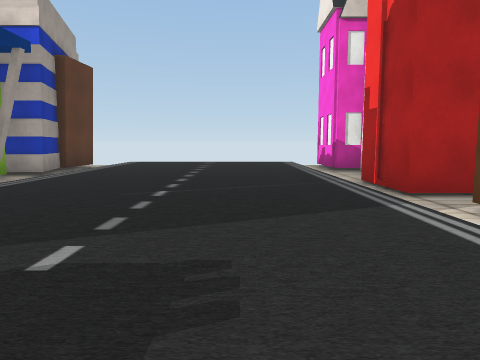
view 1 (above)

18 first-person views from a walk through a 3-D level made in the Unity game engine. The camera is 1.2 m above the floor, tilts 6° down and sees 70° across. The floor is counted in squares, 2 m on a side. Each view is taken from the middle of a square. On the plan, view 1 faces up. The plan holds only what a view shows up to about 10 squares ahead; the rest is blank. The place goes on beyond the plan. The player is left out. Some surface patterns are stand-ins.

view 2
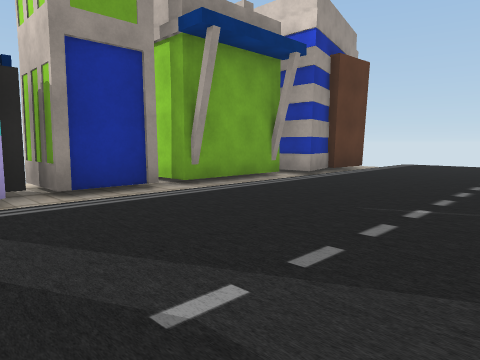

view 3
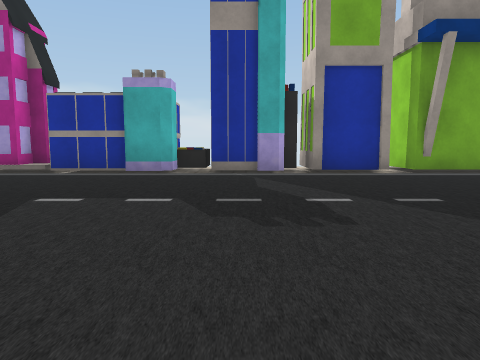

view 4
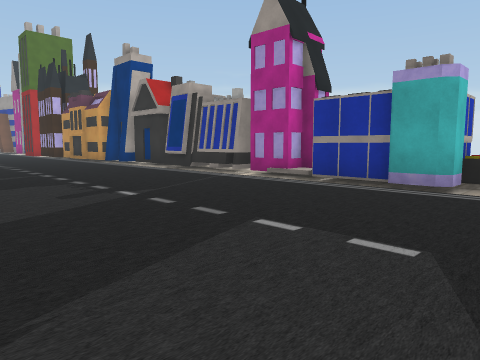

view 5
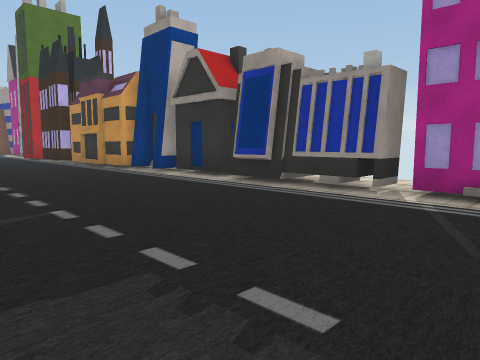

view 6
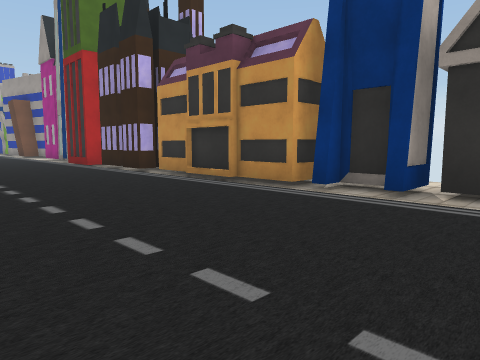

view 7
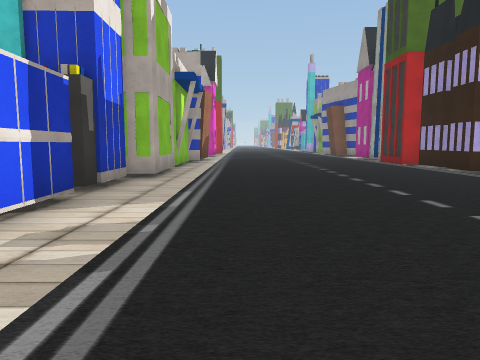

view 8
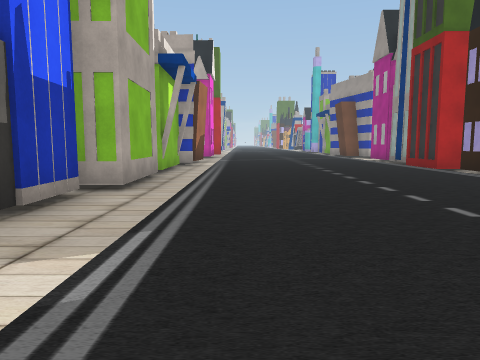

view 9
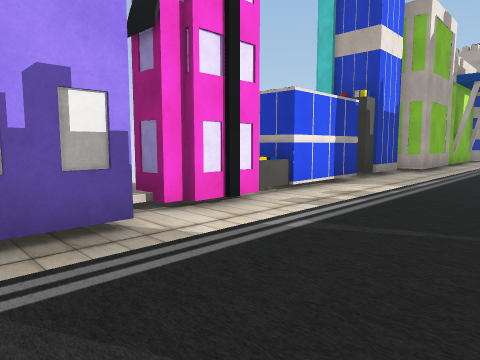

view 10
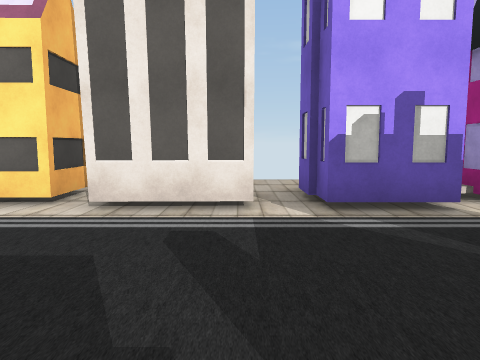

view 11
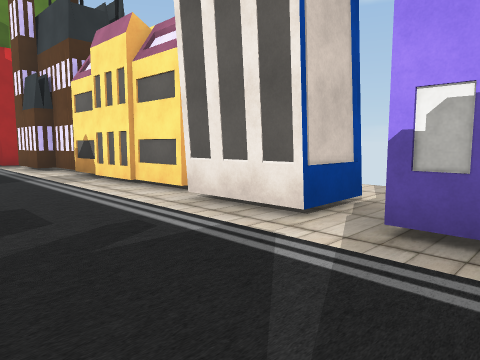

view 12
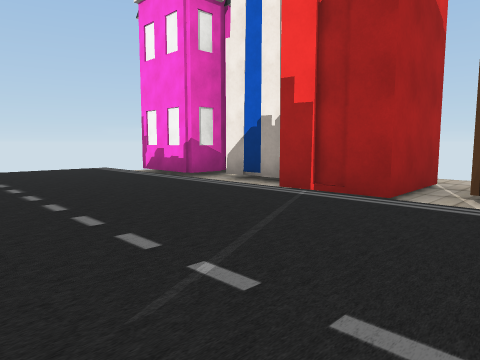

view 13
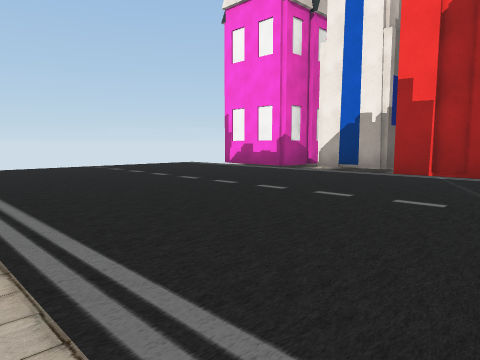

view 14
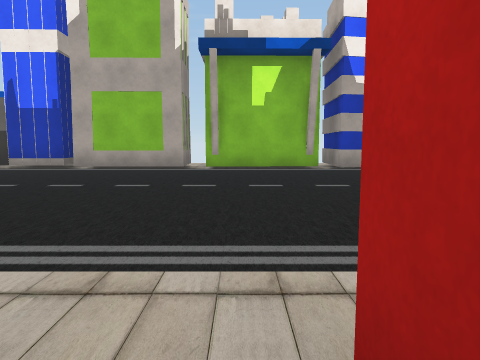

view 15
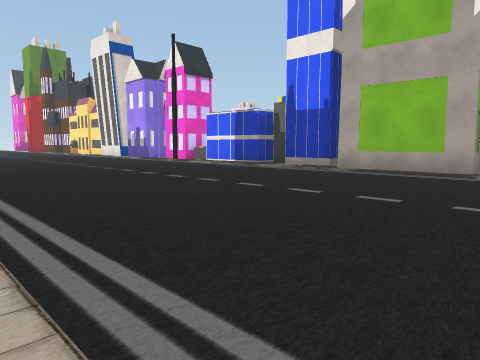

view 16
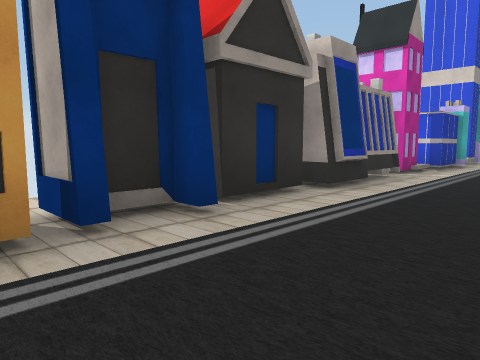

view 17
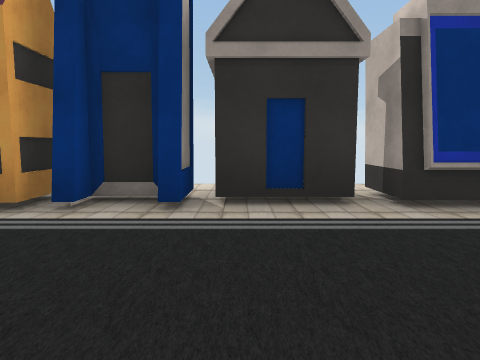

view 18
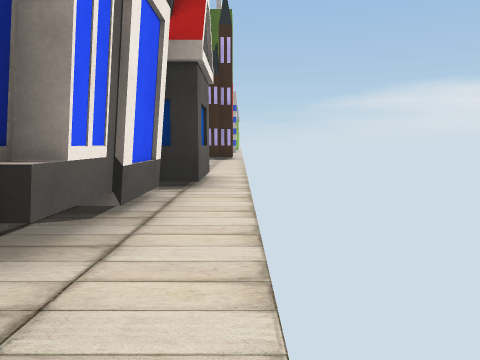

### Floor plan
Key: @ floor where view 1 was taken; # wall or solid block; x gap in a wall; . main floor; - floor 0.25 m lower than the main floor; / step, stairs or slope; H house; O other object.
Columns run from 7 left of view 1 to 4 right of it. Each row starts with its distance up from view 1.
 11    -...../#
 10   #-...../#
  9   #-...../#
  8   #-...../#
  7   #-...../#
  6   #-...../#
  5  ##-...../#
  4  ##-...../#
  3  ##-...../#
  2  #--...../#
  1  ##-...../#
  0  O--...@./#
 -1  ##-...../#
 -2   #-...../#
 -3  -/-...../#
 -4 -H#-...../-x
 -5 --O-...../#
 -6 -##-...../##
 -7 -##-...../##
 -8 -##-...../#H
 -9 -O#-...../#H
-10 -##-...../#H
-11 --#-...../-O
-12 --#-...../-
-13 --#-...../-#
-14   #-...../-#
-15   #-...../-#
-16   #-...../--
-17   #-...../##
-18   #-...../##
-19   #-...../--
-20   --...../#
-21   #-...../#

Where each view was taken, in squares from view 1:
view 1: 0 up, 0 right, facing up
view 2: 1 up, 0 right, facing up-left
view 3: 1 up, 2 right, facing left
view 4: 1 up, 1 right, facing down-left
view 5: 3 down, 0 right, facing down-left
view 6: 9 down, 0 right, facing down-left
view 7: 9 down, 1 right, facing down
view 8: 11 down, 1 right, facing down
view 9: 7 down, 0 right, facing down-right
view 10: 6 down, 1 left, facing right
view 11: 8 down, 0 right, facing up-right
view 12: 3 up, 2 left, facing up-right
view 13: 4 up, 4 left, facing up-right
view 14: 20 down, 5 left, facing right
view 15: 20 down, 4 left, facing up-right
view 16: 13 down, 2 left, facing up-left
view 17: 10 down, 1 left, facing left
view 18: 4 down, 7 left, facing down
